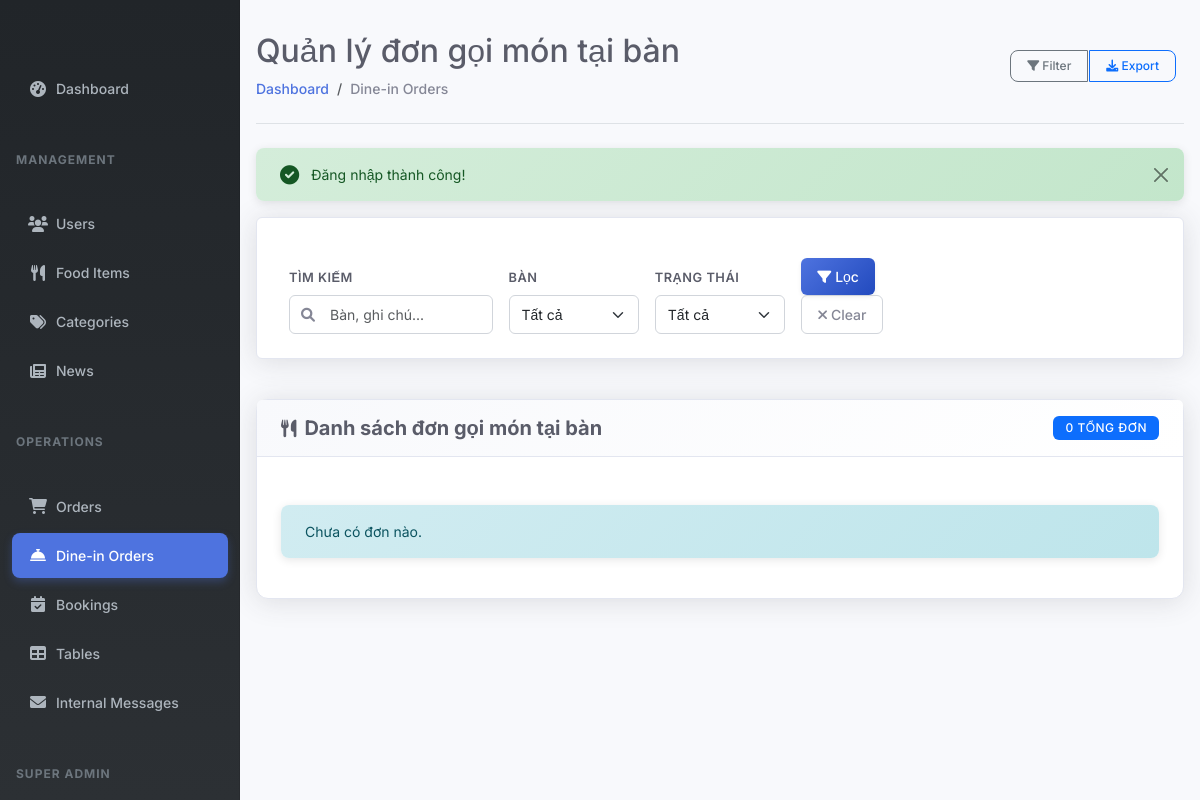
The page /admin/dine-in-orders (signed in) on the database as committed earlier.
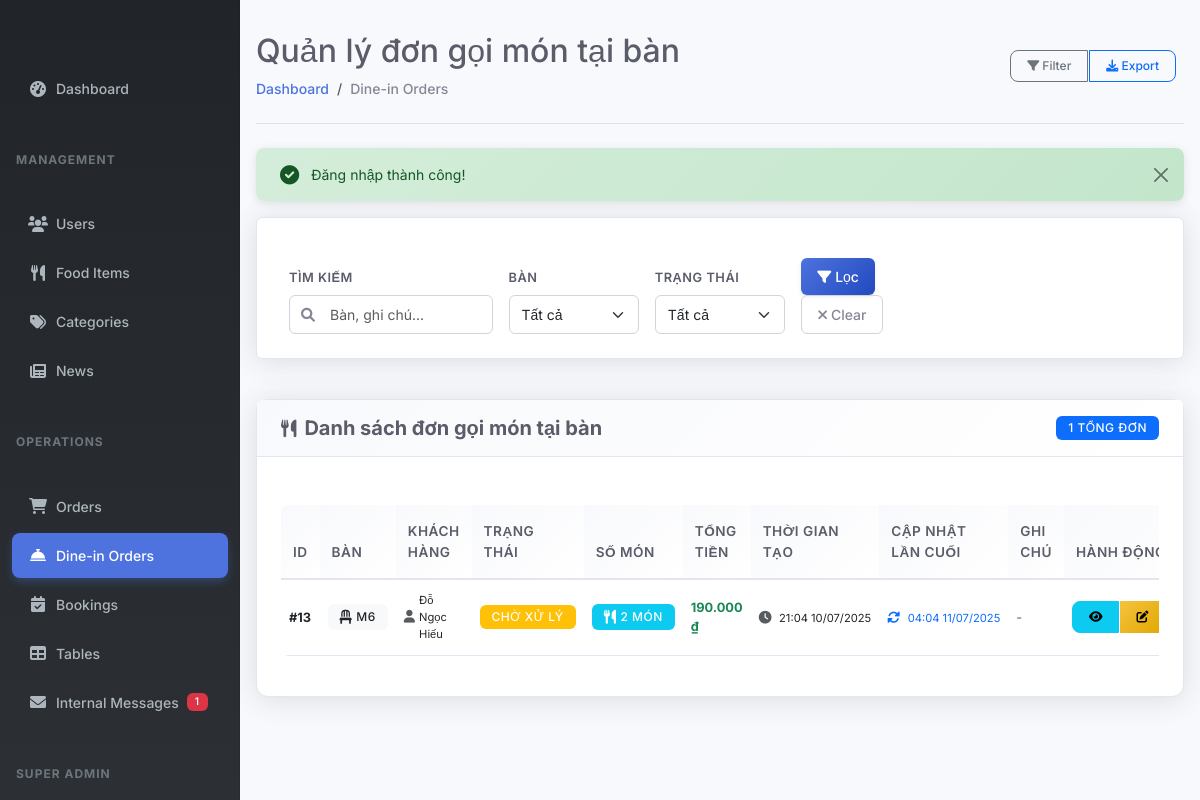
The same page on the database as committed later.
### tables this page shows
CREATE TABLE IF NOT EXISTS `dine_in_orders` (
  `id` int NOT NULL AUTO_INCREMENT,
  `table_id` int NOT NULL,
  `total_amount` decimal(10,2) NOT NULL DEFAULT '0.00',
  `status` enum('pending','preparing','served','completed','cancelled') NOT NULL DEFAULT 'pending',
  `special_notes` text,
  `created_at` timestamp NULL DEFAULT CURRENT_TIMESTAMP,
  `updated_at` timestamp NULL DEFAULT CURRENT_TIMESTAMP ON UPDATE CURRENT_TIMESTAMP,
  `notes` text,
  `user_id` int DEFAULT NULL,
  PRIMARY KEY (`id`),
  KEY `idx_table_id` (`table_id`),
  KEY `idx_status` (`status`),
  KEY `idx_created_at` (`created_at`),
  KEY `user_id` (`user_id`)
);

CREATE TABLE IF NOT EXISTS `tables` (
  `id` int NOT NULL AUTO_INCREMENT,
  `table_number` varchar(10) NOT NULL,
  `capacity` int NOT NULL,
  `location` text,
  `description` text,
  `is_available` tinyint(1) DEFAULT '1',
  `status` enum('available','occupied','reserved','maintenance') DEFAULT 'available',
  `created_at` timestamp NULL DEFAULT CURRENT_TIMESTAMP,
  `updated_at` timestamp NULL DEFAULT CURRENT_TIMESTAMP ON UPDATE CURRENT_TIMESTAMP,
  PRIMARY KEY (`id`),
  UNIQUE KEY `table_number` (`table_number`),
  KEY `idx_capacity` (`capacity`),
  KEY `idx_available` (`is_available`)
);

### views/admin/dine_in_orders/index.php (the view, shortened to what the changed rows need)
<?php require_once 'views/admin/layouts/header.php'; ?>
<?php
function getStatusClass($status)
{
    switch ($status) {
        case 'pending':
            return 'bg-warning';
    }
}
function getStatusText($status)
{
    switch ($status) {
        case 'pending':
            return 'Chờ xử lý';
    }
}
?>
<?php require_once 'views/admin/layouts/sidebar.php'; ?>
<main class="col-md-9 ms-sm-auto col-lg-10 px-md-4">
    <div class="d-flex justify-content-between flex-wrap flex-md-nowrap align-items-center pt-3 pb-2 mb-3 border-bottom">
        <div>
            <h1 class="h2">Quản lý đơn gọi món tại bàn</h1>
            <nav aria-label="breadcrumb">
                <ol class="breadcrumb">
                    <li class="breadcrumb-item"><a href="<?= SITE_URL ?>/admin/dashboard">Dashboard</a></li>
                    <li class="breadcrumb-item active">Dine-in Orders</li>
                </ol>
            </nav>
        </div>
        <div class="btn-toolbar mb-2 mb-md-0">
            <div class="btn-group me-2">
                <button type="button" class="btn btn-sm btn-outline-secondary" data-bs-toggle="modal" data-bs-target="#filterModal">
                    <i class="fas fa-filter"></i> Filter
                </button>
                <button type="button" class="btn btn-sm btn-outline-primary" onclick="exportDineInOrders()">
                    <i class="fas fa-download"></i> Export
                </button>
            </div>
        </div>
    </div>
    <?php if (isset($_SESSION['success'])): ?>
        <div class="alert alert-success alert-dismissible fade show" role="alert">
            <i class="fas fa-check-circle"></i> <?php echo $_SESSION['success'];
                                                unset($_SESSION['success']); ?>
            <button type="button" class="btn-close" data-bs-dismiss="alert"></button>
        </div>
    <?php endif; ?>
    <div class="filter-bar mb-4">
        <form action="<?= SITE_URL ?>/admin/dine-in-orders" method="GET" class="row g-3 align-items-end">
            <div class="col-md-3">
                <label class="form-label">Tìm kiếm</label>
                <div class="search-box">
                    <input type="text" class="form-control" name="search" placeholder="Bàn, ghi chú..." value="<?= htmlspecialchars($_GET['search'] ?? '') ?>">
                </div>
            </div>
            <div class="col-md-2">
                <label class="form-label">Bàn</label>
                <select class="form-select" name="table">
                    <option value="">Tất cả</option>
            </select>
        </div>
        <div class="col-md-2">
            <label class="form-label">Trạng thái</label>
            <select class="form-select" name="status">
                <option value="">Tất cả</option>
            </select>
        </div>
        <div class="col-md-2">
            <button type="submit" class="btn btn-primary me-2">
                <i class="fas fa-filter me-1"></i>Lọc
            </button>
            <a href="<?= SITE_URL ?>/admin/dine-in-orders" class="btn btn-outline-secondary">
                <i class="fas fa-times me-1"></i>Clear
            </a>
        </div>
    </form>
</div>
    <div class="card" style="margin-top: 40px;">
        <div class="card-header d-flex justify-content-between align-items-center">
            <h5 class="card-title mb-0">
                <i class="fas fa-utensils"></i> Danh sách đơn gọi món tại bàn
            </h5>
            <div class="d-flex gap-2">
                <span class="badge bg-primary">
                    <?= $totalOrders ?> tổng đơn
                </span>
            </div>
        </div>
        <div class="card-body">
            <?php if (!empty($orders)): ?>
                <div class="table-responsive">
                    <table class="table table-hover align-middle" id="dineInOrdersTable">
                        <thead class="table-light">
                            <tr>
                                <th width="60">ID</th>
                                <th width="80">Bàn</th>
                                <th width="100">Khách hàng</th>
                                <th width="120">Trạng thái</th>
                                <th width="80">Số món</th>
                                <th width="100">Tổng tiền</th>
                                <th width="140">Thời gian tạo</th>
                                <th width="140">Cập nhật lần cuối</th>
                                <th width="150">Ghi chú</th>
                                <th width="120">Hành động</th>
                            </tr>
                        </thead>
                        <tbody>
                            <?php foreach ($orders as $order): ?>
                                <tr>
                                    <td><strong>#<?= $order['id'] ?></strong></td>
                                    <td>
                                        <span class="badge bg-light text-dark">
                                            <i class="fas fa-chair"></i> <?= htmlspecialchars($order['table_number']) ?>
                                        </span>
                                    </td>
                                    <td>
                                        <?php if (!empty($order['customer_name'])): ?>
                                            <div class="d-flex align-items-center">
                                                <i class="fas fa-user text-muted me-1"></i>
                                                <small><?= htmlspecialchars($order['customer_name']) ?></small>
                                            </div>
                                        <?php else: ?>
                                            <span class="text-muted"><i class="fas fa-user-times"></i> Khách vãng lai</span>
                                        <?php endif; ?>
                                    </td>
                                    <td>
                                        <span class="badge <?= getStatusClass($order['status']) ?> position-relative">
                                            <?= getStatusText($order['status']) ?>
                                        </span>
                                    </td>
                                    <td>
                                        <span class="badge bg-info">
                                            <i class="fas fa-utensils"></i> <?= $order['item_count'] ?? 0 ?> món
                                        </span>
                                    </td>
                                    <td>
                                        <strong class="text-success">
                                            <?= number_format($order['total_amount'], 0, ',', '.') ?> ₫
                                        </strong>
                                    </td>
                                    <td>
                                        <div class="text-nowrap">
                                            <i class="fas fa-clock text-muted me-1"></i>
                                            <small><?= date('H:i d/m/Y', strtotime($order['created_at'])) ?></small>
                                        </div>
                                    </td>
                                    <td>
                                        <?php if (!empty($order['updated_at']) && $order['updated_at'] !== $order['created_at']): ?>
                                            <div class="text-nowrap">
                                                <i class="fas fa-sync-alt text-primary me-1"></i>
                                                <small class="text-primary"><?= date('H:i d/m/Y', strtotime($order['updated_at'])) ?></small>
                                            </div>
                                        <?php else: ?>
                                            <span class="text-muted">-</span>
                                        <?php endif; ?>
                                    </td>
                                    <td>
                                        <?php if (!empty($order['notes'])): ?>
                                            <span class="text-truncate d-inline-block" style="max-width: 120px;" title="<?= htmlspecialchars($order['notes']) ?>">
                                                <i class="fas fa-sticky-note text-warning me-1"></i>
                                                <?= htmlspecialchars($order['notes']) ?>
                                            </span>
                                        <?php else: ?>
                                            <span class="text-muted">-</span>
                                        <?php endif; ?>
                                    </td>
                                    <td>
                                        <div class="btn-group" role="group">
                                            <a href="<?= SITE_URL ?>/admin/dine-in-orders/view?id=<?= $order['id'] ?>"
                                               class="btn btn-sm btn-info"
                                               title="Xem chi tiết">
                                                <i class="fas fa-eye"></i>
                                            </a>
                                            <button class="btn btn-sm btn-warning"
                                                    onclick="showUpdateStatusModal(<?= $order['id'] ?>, '<?= $order['status'] ?>')"
                                                    title="Cập nhật trạng thái">
                                                <i class="fas fa-edit"></i>
                                            </button>
                                        </div>
                                    </td>
                                </tr>
                            <?php endforeach; ?>
                        </tbody>
                    </table>
                </div>
            <?php else: ?>
                <div class="alert alert-info">Chưa có đơn nào.</div>
            <?php endif; ?>
        </div>
    </div>
</main>
<?php require_once 'views/admin/layouts/footer.php'; ?>

### views/admin/layouts/sidebar.php (shortened to what the changed rows need)
<nav id="sidebarMenu" class="col-md-3 col-lg-2 d-md-block sidebar collapse">
    <div class="position-sticky pt-3 sidebar-sticky">
        <?php $requestUri = $_SERVER['REQUEST_URI'] ?? ''; ?>
        <ul class="nav flex-column">
            <li class="nav-item">
                <a class="nav-link <?= $requestUri === '/admin' || $requestUri === '/admin/' ? 'active' : '' ?>" href="<?= SITE_URL ?>/admin">
                    <i class="fas fa-tachometer-alt me-2"></i> Dashboard
                </a>
            </li>
        </ul>        <h6 class="sidebar-heading d-flex justify-content-between align-items-center px-3 mt-4 mb-1 text-uppercase">
            <span>Management</span>
        </h6>
        <ul class="nav flex-column mb-2">
            <li class="nav-item">
                <a class="nav-link <?= strpos($requestUri, '/admin/users') !== false ? 'active' : '' ?>" href="<?= SITE_URL ?>/admin/users">
                    <i class="fas fa-users me-2"></i> Users
                </a>
            </li>
            <li class="nav-item">
                <a class="nav-link <?= strpos($requestUri, '/admin/foods') !== false ? 'active' : '' ?>" href="<?= SITE_URL ?>/admin/foods">
                    <i class="fas fa-utensils me-2"></i> Food Items
                </a>
            </li>
            <li class="nav-item">
                <a class="nav-link <?= strpos($requestUri, '/admin/categories') !== false ? 'active' : '' ?>" href="<?= SITE_URL ?>/admin/categories">
                    <i class="fas fa-tags me-2"></i> Categories
                </a>
            </li>
            <li class="nav-item">
                <a class="nav-link <?= strpos($requestUri, '/admin/news') !== false ? 'active' : '' ?>" href="<?= SITE_URL ?>/admin/news">
                    <i class="fas fa-newspaper me-2"></i> News
                </a>
            </li>
        </ul>        <h6 class="sidebar-heading d-flex justify-content-between align-items-center px-3 mt-4 mb-1 text-uppercase">
            <span>Operations</span>
        </h6>
        <ul class="nav flex-column mb-2">
            <li class="nav-item">
                <a class="nav-link <?= strpos($requestUri, '/admin/orders') !== false ? 'active' : '' ?>" href="<?= SITE_URL ?>/admin/orders">
                    <i class="fas fa-shopping-cart me-2"></i> Orders
                </a>
            </li>
            <li class="nav-item">
                <a class="nav-link <?= strpos(
                    $requestUri, '/admin/dine-in-orders') !== false ? 'active' : '' ?>" href="<?= SITE_URL ?>/admin/dine-in-orders">
                    <i class="fas fa-concierge-bell me-2"></i> Dine-in Orders
                </a>
            </li>
            <li class="nav-item">
                <a class="nav-link <?= strpos($requestUri, '/admin/bookings') !== false ? 'active' : '' ?>" href="<?= SITE_URL ?>/admin/bookings">
                    <i class="fas fa-calendar-check me-2"></i> Bookings
                </a>
            </li>
            <li class="nav-item">
                <a class="nav-link <?= strpos($requestUri, '/admin/tables') !== false ? 'active' : '' ?>" href="<?= SITE_URL ?>/admin/tables">
                    <i class="fas fa-table me-2"></i> Tables
                </a>
            </li>
            <li class="nav-item">
                <a class="nav-link <?= strpos($requestUri, '/admin/internal-messages') !== false ? 'active' : '' ?>" href="<?= SITE_URL ?>/admin/internal-messages">
                    <i class="fas fa-envelope me-2"></i> Internal Messages
                    <?php
                    if (isset($_SESSION['user']['id'])) {
                        require_once __DIR__ . '/../../../models/InternalMessage.php';
                        $internalMessageModel = new InternalMessage();
                        $unreadCount = $internalMessageModel->getUnreadCount($_SESSION['user']['id']);
                        if ($unreadCount > 0):
                    ?>
                        <span class="badge bg-danger ms-2"><?= $unreadCount ?></span>
                    <?php
                        endif;
                    }
                    ?>
                </a>
            </li>
        </ul> <?php if (isset($_SESSION['user']['role']) && $_SESSION['user']['role'] === 'super_admin'): ?>
            <h6 class="sidebar-heading d-flex justify-content-between align-items-center px-3 mt-4 mb-1 text-uppercase">
                <span>Super Admin</span>
            </h6>
        <?php endif; ?>
    </div>
</nav>

Rows that differ between the two databases and show on the page:
added dine_in_orders: id "13", table.table_number "M6", customer_name "Đỗ Ngọc Hiếu", status "CHỜ XỬ LÝ", item_count "2", total_amount "190.000", created_at "21:04 10/07/2025", updated_at "04:04 11/07/2025"
Other text that changed with them:
$unreadCount: (not shown) → "1"
$totalOrders: "0" → "1"
text no longer shown: "Chưa có đơn nào."
text now shown: "ID BÀN KHÁCH HÀNG TRẠNG THÁI SỐ MÓN TỔNG TIỀN THỜI GIAN TẠO CẬP NHẬT LẦN CUỐI GHI CHÚ HÀNH…"
